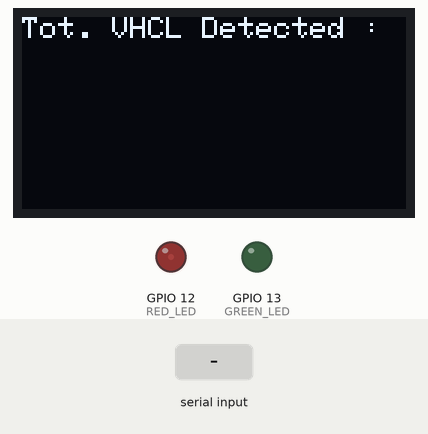
Simulated run of this sketch. Board: ESP32. Shown: 128×64 one-colour display, output pins drawn as LEDs (lit = HIGH). Inputs (shaded band) come from the test bench. WiFi joins after 1.5 s; servers stay silent unless stated; the camera gives no picture; what the sketch prints to the serial monitor is not drawn.

Above: at 3.0 s.
3.1 s: "90,45\n" received over Serial
At 3.7 s:
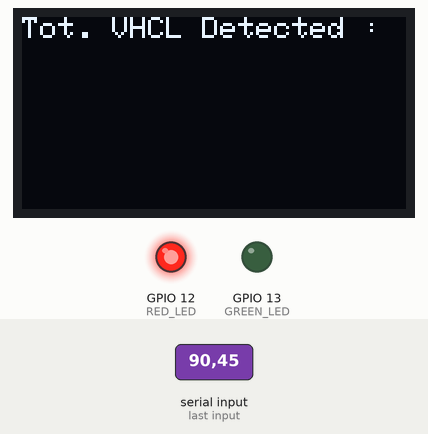
At 4.7 s:
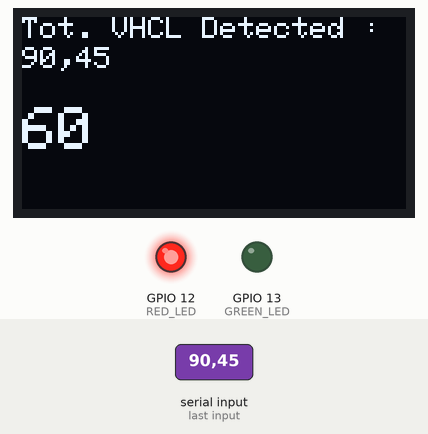
Timing chart, 0 to 6.2 s (numbered marks = the images above; inputs shaded):
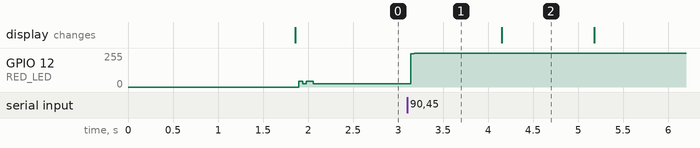

Measured:
- after the input at 3.1 s, GPIO 12 (RED_LED): 24/255 → 255/255 at once
- what the display in image 2 shows lasts 1.0 s, from 4.2 s to 5.2 s

The sketch:

CameraWebServer.ino
```cpp
#include "esp_camera.h"
#include <WiFi.h>
#include <Wire.h>
#include <Adafruit_GFX.h>
#include <Adafruit_SSD1306.h>

//
// WARNING!!! PSRAM IC required for UXGA resolution and high JPEG quality
//            Ensure ESP32 Wrover Module or other board with PSRAM is selected
//            Partial images will be transmitted if image exceeds buffer size
//

// Select camera model
//#define CAMERA_MODEL_WROVER_KIT // Has PSRAM
//#define CAMERA_MODEL_ESP_EYE // Has PSRAM
//#define CAMERA_MODEL_M5STACK_PSRAM // Has PSRAM
//#define CAMERA_MODEL_M5STACK_V2_PSRAM // M5Camera version B Has PSRAM
//#define CAMERA_MODEL_M5STACK_WIDE // Has PSRAM
//#define CAMERA_MODEL_M5STACK_ESP32CAM // No PSRAM
#define CAMERA_MODEL_AI_THINKER // Has PSRAM
//#define CAMERA_MODEL_TTGO_T_JOURNAL // No PSRAM

#include "camera_pins.h"

using namespace std;

const char* ssid = "kavi";
const char* password = "12345678";

const int RED_LED = 12;
const int GREEN_LED = 13;

int timer = 10;

String msg = "";
char serial;

// ESP32-CAM doesn't have dedicated i2c pins, so we define our own. Let's choose 15 and 14
#define I2C_SDA 15
#define I2C_SCL 14
TwoWire I2Cbus = TwoWire(0);

// Display defines
#define SCREEN_WIDTH    128
#define SCREEN_HEIGHT   64
#define OLED_RESET      -1
#define SCREEN_ADDRESS  0x3C
Adafruit_SSD1306 display(SCREEN_WIDTH, SCREEN_HEIGHT, &I2Cbus, OLED_RESET);

void startCameraServer();

void setup() {
  Serial.begin(115200);
  Serial.setDebugOutput(true);
  Serial.println();

  pinMode(RED_LED, OUTPUT);
  pinMode(GREEN_LED, OUTPUT);

  // Initialize I2C with our defined pins
  I2Cbus.begin(I2C_SDA, I2C_SCL, 100000);

  // SSD1306_SWITCHCAPVCC = generate display voltage from 3.3V internally
  if(!display.begin(SSD1306_SWITCHCAPVCC, SCREEN_ADDRESS)) {
    Serial.printf("SSD1306 OLED display failed to initalize.\nCheck that display SDA is connected to pin %d and SCL connected to pin %d\n", I2C_SDA, I2C_SCL);
    while (true);
  }

  camera_config_t config;
  config.ledc_channel = LEDC_CHANNEL_0;
  config.ledc_timer = LEDC_TIMER_0;
  config.pin_d0 = Y2_GPIO_NUM;
  config.pin_d1 = Y3_GPIO_NUM;
  config.pin_d2 = Y4_GPIO_NUM;
  config.pin_d3 = Y5_GPIO_NUM;
  config.pin_d4 = Y6_GPIO_NUM;
  config.pin_d5 = Y7_GPIO_NUM;
  config.pin_d6 = Y8_GPIO_NUM;
  config.pin_d7 = Y9_GPIO_NUM;
  config.pin_xclk = XCLK_GPIO_NUM;
  config.pin_pclk = PCLK_GPIO_NUM;
  config.pin_vsync = VSYNC_GPIO_NUM;
  config.pin_href = HREF_GPIO_NUM;
  config.pin_sscb_sda = SIOD_GPIO_NUM;
  config.pin_sscb_scl = SIOC_GPIO_NUM;
  config.pin_pwdn = PWDN_GPIO_NUM;
  config.pin_reset = RESET_GPIO_NUM;
  config.xclk_freq_hz = 20000000;
  config.pixel_format = PIXFORMAT_JPEG;

  // if PSRAM IC present, init with UXGA resolution and higher JPEG quality
  //                      for larger pre-allocated frame buffer.
  if(psramFound()){
    config.frame_size = FRAMESIZE_UXGA;
    config.jpeg_quality = 10;
    config.fb_count = 2;
  } else {
    config.frame_size = FRAMESIZE_SVGA;
    config.jpeg_quality = 12;
    config.fb_count = 1;
  }

#if defined(CAMERA_MODEL_ESP_EYE)
  pinMode(13, INPUT_PULLUP);
  pinMode(14, INPUT_PULLUP);
#endif

  // camera init
  esp_err_t err = esp_camera_init(&config);
  if (err != ESP_OK) {
    Serial.printf("Camera init failed with error 0x%x", err);
    return;
  }

  sensor_t * s = esp_camera_sensor_get();
  // initial sensors are flipped vertically and colors are a bit saturated
  if (s->id.PID == OV3660_PID) {
    s->set_vflip(s, 1); // flip it back
    s->set_brightness(s, 1); // up the brightness just a bit
    s->set_saturation(s, -2); // lower the saturation
  }
  // drop down frame size for higher initial frame rate
  s->set_framesize(s, FRAMESIZE_QVGA);

#if defined(CAMERA_MODEL_M5STACK_WIDE) || defined(CAMERA_MODEL_M5STACK_ESP32CAM)
  s->set_vflip(s, 1);
  s->set_hmirror(s, 1);
#endif

  WiFi.begin(ssid, password);

  while (WiFi.status() != WL_CONNECTED) {
    delay(500);
    Serial.print(".");
  }
  Serial.println("");
  Serial.println("WiFi connected");

  startCameraServer();
  header();

  Serial.print("Camera Ready! Use 'http://");
  Serial.print(WiFi.localIP());
  Serial.println("' to connect");
}

void loop() {
  // Read data from python
  digitalWrite(RED_LED, HIGH);
  digitalWrite(GREEN_LED, LOW);
  if(Serial.available()) {
    delay(1000);
    msg = "";
    while(Serial.available()) {
      serial = Serial.read();
      msg.concat(serial);
    }
    display.setCursor(0,10);
    display.setTextColor(WHITE,BLACK);
    display.println(msg);
    display.display();
    int value = msg.toInt();
    if(value <= 10) {
      timer = 10;
    } else if(value > 10 && value <= 60) {
      timer = value;
    } else {
      timer = 60;
    }
    while(timer >= 0) {
      display.setCursor(0,30);
      display.setTextSize(2);
      display.fillRect(0, 30, display.width(), display.height()-30, BLACK);
      display.println(timer);
      display.display();
      timer = timer - 1;
      delay(1000);
    }
    display.fillRect(0, 30, display.width(), display.height()-30, BLACK);
    display.display();
    digitalWrite(RED_LED, LOW);
    digitalWrite(GREEN_LED, HIGH);
    delay(10000);
  } else {
    digitalWrite(RED_LED, LOW);
    digitalWrite(GREEN_LED, LOW);
  }
}

void header() {
  display.clearDisplay();
  display.setCursor(0,0);
  display.setTextSize(1);
  display.setTextColor(SSD1306_WHITE);
  display.println("Tot. VHCL Detected :");
  display.display();
}
```

camera_pins.h
```cpp
#if defined(CAMERA_MODEL_WROVER_KIT)
#define PWDN_GPIO_NUM    -1
#define RESET_GPIO_NUM   -1
#define XCLK_GPIO_NUM    21
#define SIOD_GPIO_NUM    26
#define SIOC_GPIO_NUM    27

#define Y9_GPIO_NUM      35
#define Y8_GPIO_NUM      34
#define Y7_GPIO_NUM      39
#define Y6_GPIO_NUM      36
#define Y5_GPIO_NUM      19
#define Y4_GPIO_NUM      18
#define Y3_GPIO_NUM       5
#define Y2_GPIO_NUM       4
#define VSYNC_GPIO_NUM   25
#define HREF_GPIO_NUM    23
#define PCLK_GPIO_NUM    22

#elif defined(CAMERA_MODEL_ESP_EYE)
#define PWDN_GPIO_NUM    -1
#define RESET_GPIO_NUM   -1
#define XCLK_GPIO_NUM    4
#define SIOD_GPIO_NUM    18
#define SIOC_GPIO_NUM    23

#define Y9_GPIO_NUM      36
#define Y8_GPIO_NUM      37
#define Y7_GPIO_NUM      38
#define Y6_GPIO_NUM      39
#define Y5_GPIO_NUM      35
#define Y4_GPIO_NUM      14
#define Y3_GPIO_NUM      13
#define Y2_GPIO_NUM      34
#define VSYNC_GPIO_NUM   5
#define HREF_GPIO_NUM    27
#define PCLK_GPIO_NUM    25

#elif defined(CAMERA_MODEL_M5STACK_PSRAM)
#define PWDN_GPIO_NUM     -1
#define RESET_GPIO_NUM    15
#define XCLK_GPIO_NUM     27
#define SIOD_GPIO_NUM     25
#define SIOC_GPIO_NUM     23

#define Y9_GPIO_NUM       19
#define Y8_GPIO_NUM       36
#define Y7_GPIO_NUM       18
#define Y6_GPIO_NUM       39
#define Y5_GPIO_NUM        5
#define Y4_GPIO_NUM       34
#define Y3_GPIO_NUM       35
#define Y2_GPIO_NUM       32
#define VSYNC_GPIO_NUM    22
#define HREF_GPIO_NUM     26
#define PCLK_GPIO_NUM     21

#elif defined(CAMERA_MODEL_M5STACK_V2_PSRAM)
#define PWDN_GPIO_NUM     -1
#define RESET_GPIO_NUM    15
#define XCLK_GPIO_NUM     27
#define SIOD_GPIO_NUM     22
#define SIOC_GPIO_NUM     23

#define Y9_GPIO_NUM       19
#define Y8_GPIO_NUM       36
#define Y7_GPIO_NUM       18
#define Y6_GPIO_NUM       39
#define Y5_GPIO_NUM        5
#define Y4_GPIO_NUM       34
#define Y3_GPIO_NUM       35
#define Y2_GPIO_NUM       32
#define VSYNC_GPIO_NUM    25
#define HREF_GPIO_NUM     26
#define PCLK_GPIO_NUM     21

#elif defined(CAMERA_MODEL_M5STACK_WIDE)
#define PWDN_GPIO_NUM     -1
#define RESET_GPIO_NUM    15
#define XCLK_GPIO_NUM     27
#define SIOD_GPIO_NUM     22
#define SIOC_GPIO_NUM     23

#define Y9_GPIO_NUM       19
#define Y8_GPIO_NUM       36
#define Y7_GPIO_NUM       18
#define Y6_GPIO_NUM       39
#define Y5_GPIO_NUM        5
#define Y4_GPIO_NUM       34
#define Y3_GPIO_NUM       35
#define Y2_GPIO_NUM       32
#define VSYNC_GPIO_NUM    25
#define HREF_GPIO_NUM     26
#define PCLK_GPIO_NUM     21

#elif defined(CAMERA_MODEL_M5STACK_ESP32CAM)
#define PWDN_GPIO_NUM     -1
#define RESET_GPIO_NUM    15
#define XCLK_GPIO_NUM     27
#define SIOD_GPIO_NUM     25
#define SIOC_GPIO_NUM     23

#define Y9_GPIO_NUM       19
#define Y8_GPIO_NUM       36
#define Y7_GPIO_NUM       18
#define Y6_GPIO_NUM       39
#define Y5_GPIO_NUM        5
#define Y4_GPIO_NUM       34
#define Y3_GPIO_NUM       35
#define Y2_GPIO_NUM       17
#define VSYNC_GPIO_NUM    22
#define HREF_GPIO_NUM     26
#define PCLK_GPIO_NUM     21

#elif defined(CAMERA_MODEL_AI_THINKER)
#define PWDN_GPIO_NUM     32
#define RESET_GPIO_NUM    -1
#define XCLK_GPIO_NUM      0
#define SIOD_GPIO_NUM     26
#define SIOC_GPIO_NUM     27

#define Y9_GPIO_NUM       35
#define Y8_GPIO_NUM       34
#define Y7_GPIO_NUM       39
#define Y6_GPIO_NUM       36
#define Y5_GPIO_NUM       21
#define Y4_GPIO_NUM       19
#define Y3_GPIO_NUM       18
#define Y2_GPIO_NUM        5
#define VSYNC_GPIO_NUM    25
#define HREF_GPIO_NUM     23
#define PCLK_GPIO_NUM     22

#elif defined(CAMERA_MODEL_TTGO_T_JOURNAL)
#define PWDN_GPIO_NUM      0
#define RESET_GPIO_NUM    15
#define XCLK_GPIO_NUM     27
#define SIOD_GPIO_NUM     25
#define SIOC_GPIO_NUM     23

#define Y9_GPIO_NUM       19
#define Y8_GPIO_NUM       36
#define Y7_GPIO_NUM       18
#define Y6_GPIO_NUM       39
#define Y5_GPIO_NUM        5
#define Y4_GPIO_NUM       34
#define Y3_GPIO_NUM       35
#define Y2_GPIO_NUM       17
#define VSYNC_GPIO_NUM    22
#define HREF_GPIO_NUM     26
#define PCLK_GPIO_NUM     21

#else
#error "Camera model not selected"
#endif
```
